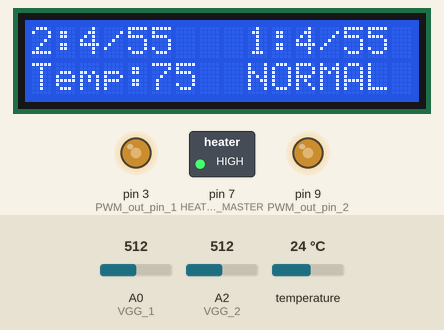
The program below on a simulated Arduino Nano, built with avr-gcc and run on an emulated ATmega328P. Shown: 16×2 character LCD, switched loads named in the program (green lamp = pin HIGH), output pins drawn as LEDs (lit = HIGH). The inputs (shaded band) are chosen by the test bench; at power-on: A0 (VGG_1) = 512, A2 (VGG_2) = 512, temperature 24 °C.

Above: at 2.3 s.
2.4 s: A0 (VGG_1) set to 6
At 4.2 s:
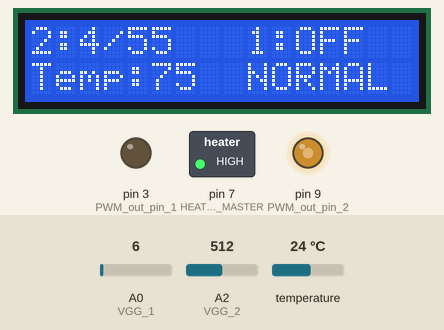
5.2 s: A2 (VGG_2) set to 6
At 7.7 s:
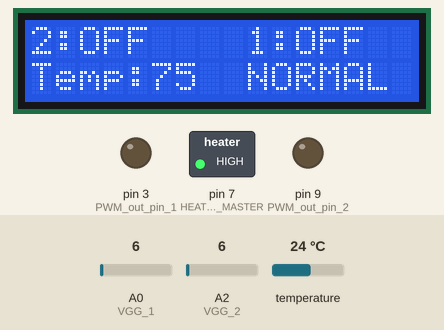
8.2 s: A0 (VGG_1) set to 218
At 10.9 s:
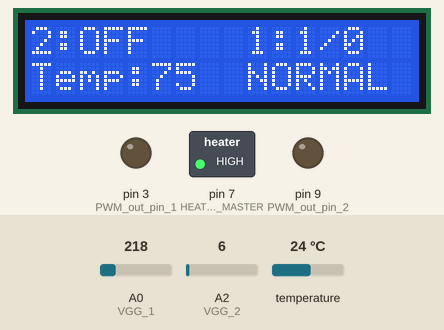
11.2 s: A0 (VGG_1) set to 238
At 13.4 s:
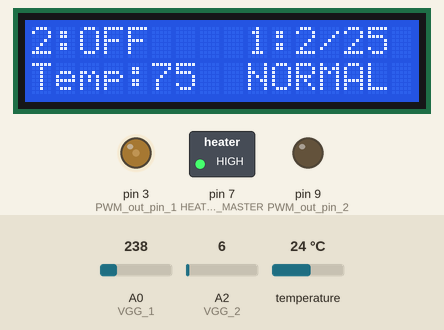
14.2 s: A2 (VGG_2) set to 215
At 16.9 s:
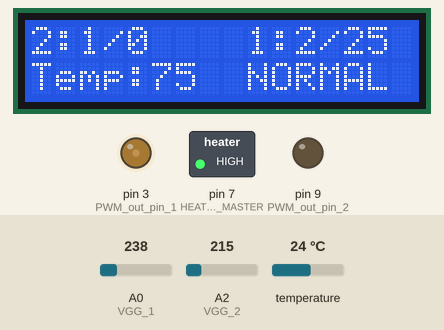
17.2 s: A2 (VGG_2) set to 234
At 19.3 s:
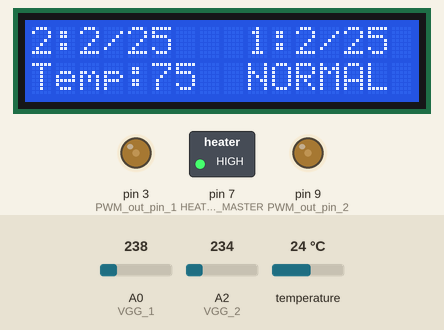
Timing chart, 0 to 20.8 s (numbered marks = the images above; inputs shaded):
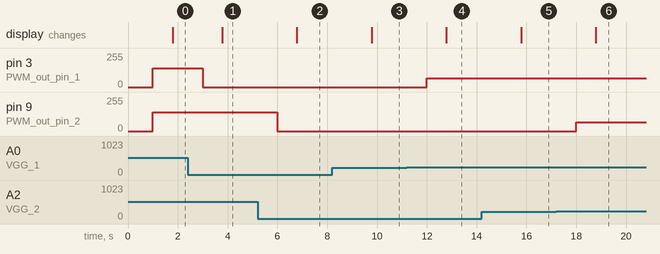

Measured:
- the behaviour switches between 224 and 225 on A0 (VGG_1) (found by bisection; images 3 and 4)
- the behaviour switches between 224 and 225 on A2 (VGG_2) (found by bisection; images 5 and 6)
- after the input at 2.4 s, pin 3 (PWM_out_pin_1): 140/255 → 0/255 after 0.60 s; the display: changes after 1.4 s (image 1)
- after the input at 5.2 s, pin 9 (PWM_out_pin_2): 140/255 → 0/255 after 0.80 s; the display: changes after 1.6 s (image 2)
- after the input at 8.2 s, the display: changes after 1.6 s (image 3)
- after the input at 11.2 s, pin 3 (PWM_out_pin_1): 0/255 → 64/255 after 0.80 s; the display: changes after 1.6 s (image 4)
- after the input at 14.2 s, the display: changes after 1.6 s (image 5)
- after the input at 17.2 s, pin 9 (PWM_out_pin_2): 0/255 → 64/255 after 0.80 s; the display: changes after 1.6 s (image 6)

The program:

main.cpp
```cpp
#include <Arduino.h>
#include <LiquidCrystal_I2C.h>
#include <Wire.h>
#include <OneWire.h>
#include <DallasTemperature.h>

// Function definitions
bool i2CAddrTest(uint8_t addr);

// set to 1 while debugging
#define DEBUG 0

// Pin Assignments
#define VGG_1 A0            // measuring Vgg from dimmer 1
#define VGG_2 A2            // measuring Vgg from dimmer 2
#define HEATER_MASTER 7     // digital pin to turn master relay on

// LCD Pins
// SDA (Serial Data Access) pin is A4
// SCL (Serial Clock) pin is A5

// Program controls / limits
#define MEASURMENT_INTERVAL 1000    // minimum interval for updating the dispaly
#define VREF 4.1                    // set by LM4040 chip
#define MAX_TEMP 140                // temperature shutoff threshold

#define HEATER_TIMEOUT_ON 1         // turns heater timeout loop on / off
#define TIMER_DURATION_MINUTES 240  // specify duration in minutes

#define ONE_WIRE_BUS 5      // Temperature data wire is connected to the Arduino digital pin 5

// Variables
int PWM_out_pin_1 = 3;      // assign D3 pin for PWM out signal; 490 Hz
int PWM_out_pin_2 = 9;      // assign D4 pin for PWM out signal; 490 Hz
int vgg_adc_1, vgg_adc_2;
float vgg_1, vgg_2;
byte pwm_out_level_1, pwm_out_level_2;
float temp_1;
String status = "NORMAL";

unsigned long startMillis;  // Store the start time
bool timerActive = false;   // To track if the timer has started

int intDimmerLevel_1 = 0, intDimmerLevel_2 = 0;   // levels of dimmers #1 & #2
String previousLine1 = "";                        // LCD Previous line #1
String previousLine2 = "";                        // LCD Previous Line #2

// Initialize the LCD with the numbers of the interface pins
LiquidCrystal_I2C lcd(0x27, 16, 2);

// Setup a oneWire instance to communicate with any OneWire devices
OneWire oneWire(ONE_WIRE_BUS);

// Pass our oneWire reference to Dallas Temperature sensor
DallasTemperature sensors(&oneWire);

// Convert TIMER_DURATION from minutes to milliseconds
unsigned long TIMER_DURATION = TIMER_DURATION_MINUTES * 60UL * 1000UL;

// Function to pad strings to a fixed length
String padString(String str, int length) {
  while ((int)str.length() < length) {
    str += " ";
  }
  return str;
}

// Function to map dimmer output to PWM values
int dimmerToPWM(float vDimmer, int &intDimmerLevel) {
  // Dimmer output goes through 1/3 voltage divider, so output is 0 - 10 VDC ÷ 3
  // Dimmer voltages based on experimental measurement of dimmer output
  if (vDimmer > 3.25) {        // 100% heat - 7 LEDs lit
    intDimmerLevel = 7;
    return 255;
  }
  else if (vDimmer > 2.80) {   // 85% heat - 6 LEDs lit
    intDimmerLevel = 6;
    return 217;
  }
  else if (vDimmer > 2.30) {   // 70% heat - 5 LEDs lit
    intDimmerLevel = 5;
    return 179;
  }
  else if (vDimmer > 1.75) {   // 55% heat - 4 LEDs lit
    intDimmerLevel = 4;
    return 140;
  }
  else if (vDimmer > 1.35) {   // 40% heat - 3 LEDs lit
    intDimmerLevel = 3;
    return 102;
  }
  else if (vDimmer > 0.9) {    // 25% heat - 2 LEDs lit
    intDimmerLevel = 2;
    return 64;
  }
  else if (vDimmer > 0.15){
    intDimmerLevel = 1;         // Minimum heat - 1 LED lit
    return 0;
  }
  else{
    intDimmerLevel = 0;
    return 0;
  }
}

void setup() {
  #if DEBUG
    // Serial setup
    Serial.begin(9600);
    while (!Serial);  // Wait for Serial monitor to open
    Serial.println("Serial 9600 baud running...");
  #endif

  Wire.begin();

  // Start up temperature sensors
  sensors.begin();

  // PWM setup
  pinMode(PWM_out_pin_1, OUTPUT);    // Setup output for pin = PWM_1
  pinMode(PWM_out_pin_2, OUTPUT);    // Setup output for pin = PWM_2

  // LCD setup
  if (!i2CAddrTest(0x27)) {
    lcd = LiquidCrystal_I2C(0x3F, 16, 2); // Attempt to initialize LCD with a different address if 0x27 fails
  }

  lcd.init();              // Initialize the LCD
  lcd.backlight();         // Turn on backlight
  lcd.clear();             // Clear the screen
  Serial.println("LCD 1602 initialized...");

  // Initialize the MASTER HEATER RELAY control pin as an output
  pinMode(HEATER_MASTER, OUTPUT);

  // Set the MASTER HEATER RELAY control pin high to turn on the relay
  digitalWrite(HEATER_MASTER, HIGH);

  // Print a message to the serial monitor for confirmation
  Serial.println("Heater master relay turned on");
}

unsigned long previousMillis = 0;  // Will store last time LCD was updated

void loop() {
  unsigned long currentMillis = millis();   // Time tracking

  // Start the timer if it hasn't been started yet
  if (!timerActive) {
    startMillis = currentMillis;
    timerActive = true;
  }

  // Check if the timer duration has been exceeded
  #if HEATER_TIMEOUT_ON
    if (timerActive && (currentMillis - startMillis >= TIMER_DURATION)) {
      digitalWrite(HEATER_MASTER, LOW);  // Turn off the master relay
      Serial.println("Timer duration exceeded! Heaters turned off.");
      status = "TIMER";
    }
  #endif

  // display update clock
  if (currentMillis - previousMillis >= MEASURMENT_INTERVAL) {
    previousMillis = currentMillis;  // Save the last time you updated the display

    // Read analog values from ADC on A0 and A2
    vgg_adc_1 = analogRead(VGG_1);  // Read value from Dimmer #1 (0-10 VDC across 1/3 voltage divider)
    vgg_adc_2 = analogRead(VGG_2);  // Read value from Dimmer #2 (0-10 VDC across 1/3 voltage divider)

    // Convert ADC readings to voltages
    vgg_1 = map(vgg_adc_1, 0, 1023, 0, VREF * 1000) / 1000.0; // Convert 0-1023 to 0-5.0V
    vgg_2 = map(vgg_adc_2, 0, 1023, 0, VREF * 1000) / 1000.0; // Convert 0-1023 to 0-5.0V

    // Map Dimmer #1 & #2 to PWM to control gate voltage
    pwm_out_level_1 = dimmerToPWM(vgg_1, intDimmerLevel_1);
    pwm_out_level_2 = dimmerToPWM(vgg_2, intDimmerLevel_2);

    // Reset status to NORMAL if any dimmer is turned off and back on
    if ((intDimmerLevel_1 == 0 || intDimmerLevel_2 == 0) && status != "TIMER") {
      status = "NORMAL";
      startMillis = currentMillis; // Restart the timer
    }

    // Write to PWM pins
    analogWrite(PWM_out_pin_1, pwm_out_level_1);  // Signal to control Heater #1 (gate of MOSFET #1)
    analogWrite(PWM_out_pin_2, pwm_out_level_2);  // Signal to control Heater #2 (gate of MOSFET #2)

    // Call sensors.requestTemperatures() to issue a global temperature and requests to all devices on the bus
    sensors.requestTemperatures();
    // "byIndex": You can have more than one IC on the same bus. 0 refers to the first IC on the wire
    temp_1 = sensors.getTempFByIndex(0);

    // Check if the temperature exceeds the maximum limit
    if (temp_1 > MAX_TEMP) {
      digitalWrite(HEATER_MASTER, LOW);  // Turn off the master relay
      Serial.println("Temperature exceeded maximum limit! Heaters turned off.");
      status = "FAULT";
    }

    // Calculate percentages
    int pwm_percent_1 = round(pwm_out_level_1 * 100.0 / 255);
    int pwm_percent_2 = round(pwm_out_level_2 * 100.0 / 255);

    // LCD line 1 formatting
    char line1[17], line2[17];
    if (status == "NORMAL" || status == "TIMER") {
      if (intDimmerLevel_1 == 0 && intDimmerLevel_2 == 0) {
        sprintf(line1, "2:OFF    1:OFF  ");
      } else if (intDimmerLevel_1 == 0) {
        sprintf(line1, "2:%1d/%-3d  1:OFF   ", intDimmerLevel_2, pwm_percent_2);
      } else if (intDimmerLevel_2 == 0) {
        sprintf(line1, "2:OFF    1:%1d/%-3d", intDimmerLevel_1, pwm_percent_1);
      } else {
        sprintf(line1, "2:%1d/%-3d  1:%1d/%-3d", intDimmerLevel_2, pwm_percent_2, intDimmerLevel_1, pwm_percent_1);
      }
    } else {
      sprintf(line1, "2:OFF    1:OFF");
    }

    // LCD line two formatting
    if (temp_1 < -99) {
      sprintf(line2, "Temp:n/a  %s", status.c_str());
    } else {
      sprintf(line2, "Temp:%-3.0d %s", (int) temp_1, status.c_str());
    }

    // Update the LCD only if the lines have changed
    if (String(line1) != previousLine1) {
      lcd.setCursor(0, 0);
      lcd.print(line1);
      previousLine1 = line1;
    }
    if (String(line2) != previousLine2) {
      lcd.setCursor(0, 1);
      lcd.print(line2);
      previousLine2 = line2;
    }

    // Repeat the LCD prints to the Serial port
    #if DEBUG
      Serial.print("Vgg 1: ");
      Serial.print(vgg_1, 1);
      Serial.println(" V, ");
      Serial.print("Temp: ");
      Serial.print(temp_1, 1);
      Serial.println(" F");
      Serial.print("PWM: ");
      Serial.println(pwm_out_level_1);
    #endif
  }
}

bool i2CAddrTest(uint8_t addr) {
  Wire.beginTransmission(addr);
  return Wire.endTransmission() == 0;
}
```

utilities.h
```cpp
#ifndef UTILITIES_H
#define UTILITIES_H

void i2cScan();  // code for scanning all I2C addresses, looking for LCD

#endif // UTILITIES_H
```

utilities.cpp
```cpp
#include <Arduino.h>
#include <Wire.h>
#include "utilities.h"

void i2cScan() {
  byte error, address;
  int devicesFound = 0;

  Serial.println("Scanning...");

  for (address = 1; address < 127; address++) {
    Wire.beginTransmission(address);
    error = Wire.endTransmission();

    if (error == 0) {
      Serial.print("I2C device found at address 0x");
      if (address < 16) Serial.print("0");
      Serial.print(address, HEX);
      Serial.println("!");
      devicesFound++;
    } else if (error == 4) {
      Serial.print("Unknown error at address 0x");
      if (address < 16) Serial.print("0");
      Serial.println(address, HEX);
    }
  }

  if (devicesFound == 0) {
    Serial.println("No I2C devices found.");
  } else {
    Serial.println("Scan completed.");
  }
  delay(5000);
}
```
